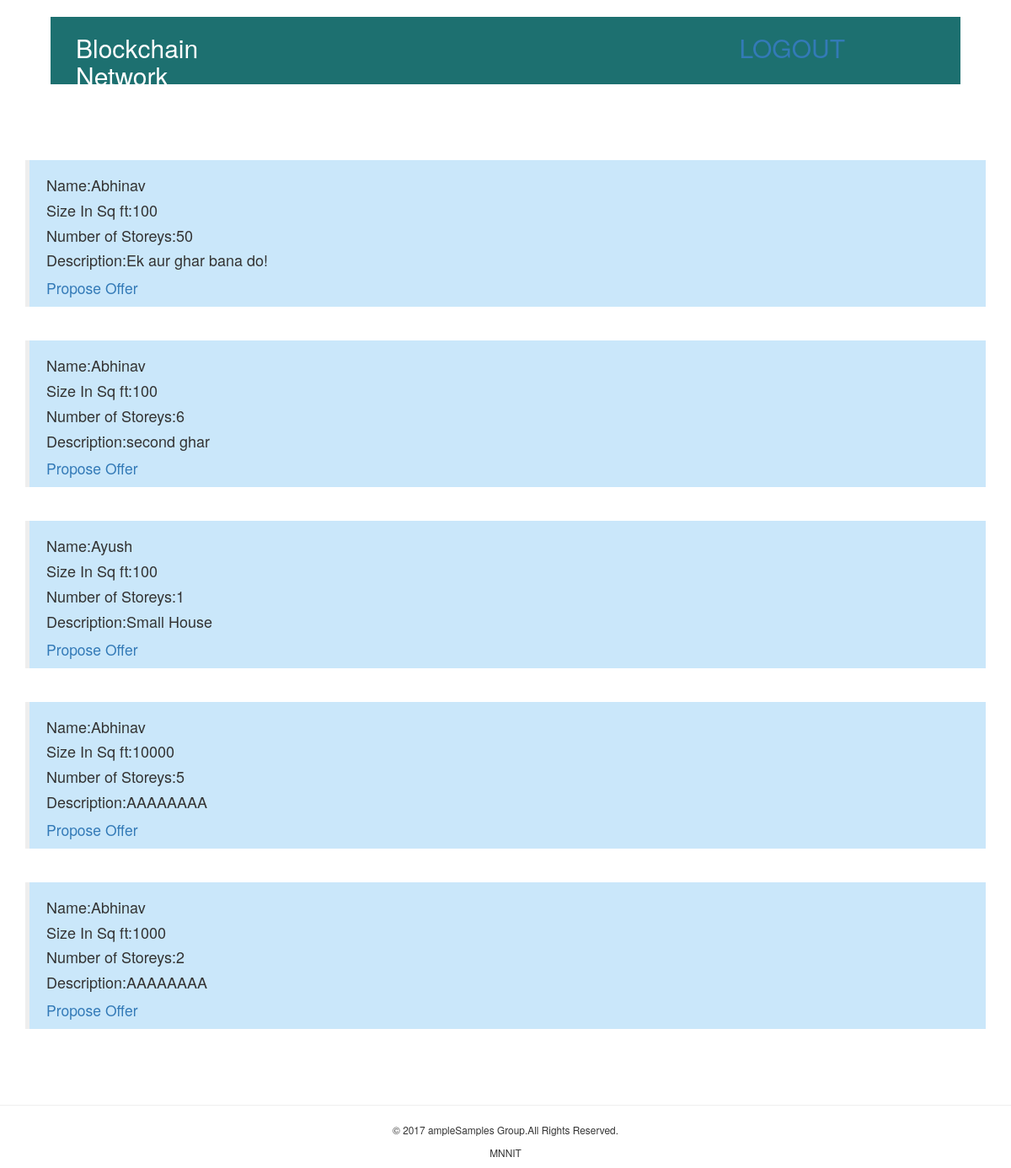
Screenshot of /contractor.php with the database file from the repository.
### tables this page shows
CREATE TABLE `user_show` (
  `pro_num` int(100) NOT NULL,
  `size` varchar(100) NOT NULL,
  `storey` varchar(100) NOT NULL,
  `description` varchar(100) NOT NULL,
  `user_id` varchar(100) NOT NULL,
  `status` int(100) NOT NULL
);

CREATE TABLE `signup` (
  `key_index` int(100) NOT NULL,
  `user_name` varchar(100) NOT NULL,
  `password` varchar(100) NOT NULL,
  `email_id` varchar(100) NOT NULL,
  `contact_number` varchar(100) NOT NULL,
  `user_id` varchar(100) NOT NULL,
  `domain` varchar(100) NOT NULL,
  `type` int(10) NOT NULL
);

### contractor.php (the view, shortened to what this page needs)
<?php
include("dbconfig.php");
 $q = "SELECT * FROM `user_show` WHERE 1";
 $r = mysqli_query($con,$q);
?>
<!doctype html>
<html lang="en">
<head>
 <link rel="stylesheet" href="css/bootstrap.css">
	<link rel="stylesheet" href="css/font-awesome.css">
	<link rel="stylesheet" type="text/css" href="style_contractor.css">
</head>
<body style="background-color:white">
	<br>
	<div class="container-fluid" id="header">
		<div class="col-md-3" id="white"><h2>Blockchain Network</h2></div>
		<div class="col-md-3" id="white" style="float:right"><a href="Login_v17/index2.php"><h2>LOGOUT</h2></a></div>
	</div>
    <br><br>
	<div class="container" id="con_inside">
	<?php
	 while($row = mysqli_fetch_array($r))
	 {
		$var=$row['user_id'];
		$qq = "SELECT * FROM `signup` WHERE key_index='$var'";
		$rr = mysqli_query($con,$qq);
		$we = mysqli_fetch_array($rr);
        $v="residential_propr.php?id=".$var."&pro_num=".$row[0];
		echo "<blockquote style='background-color:#cae7fa;'><h4>Name:".$we[1]."</h4><h4>Size In Sq ft:".$row[1]."</h4><h4>Number of Storeys:".$row[2]."</h4><h4>Description:".$row[3]."</h4><a href=".$v.">Propose Offer</a></blockquote><br>" ;
	}
	?>
	</div>
	<hr>
	<div class="col-md-12 text-center small" id="foot1"><p>&copy; 2017 ampleSamples Group.All Rights Reserved.</p></div>
	<div class="col-md-12 text-center small" id="foot2"><p>MNNIT</p></div>
</body>
</html>

### style_contractor.css (style rules this page uses)
#header { background-color:#1d7070; height:80px; width:90%; }
#con_inside { background-color:#fff; min-height:400px; margin-top:50px; margin-bottom:50px; }

### contractor.php (style rules this page uses)
#white { color:#fff; }

### rows the page displays
user_show: user.user_name "Abhinav", size "100", storey "50", description "Ek aur ghar bana do!"
user_show: user.user_name "Abhinav", size "100", storey "6", description "second ghar"
user_show: user.user_name "Ayush", size "100", storey "1", description "Small House"
user_show: user.user_name "Abhinav", size "10000", storey "5", description "AAAAAAAA"
user_show: user.user_name "Abhinav", size "1000", storey "2", description "AAAAAAAA"
